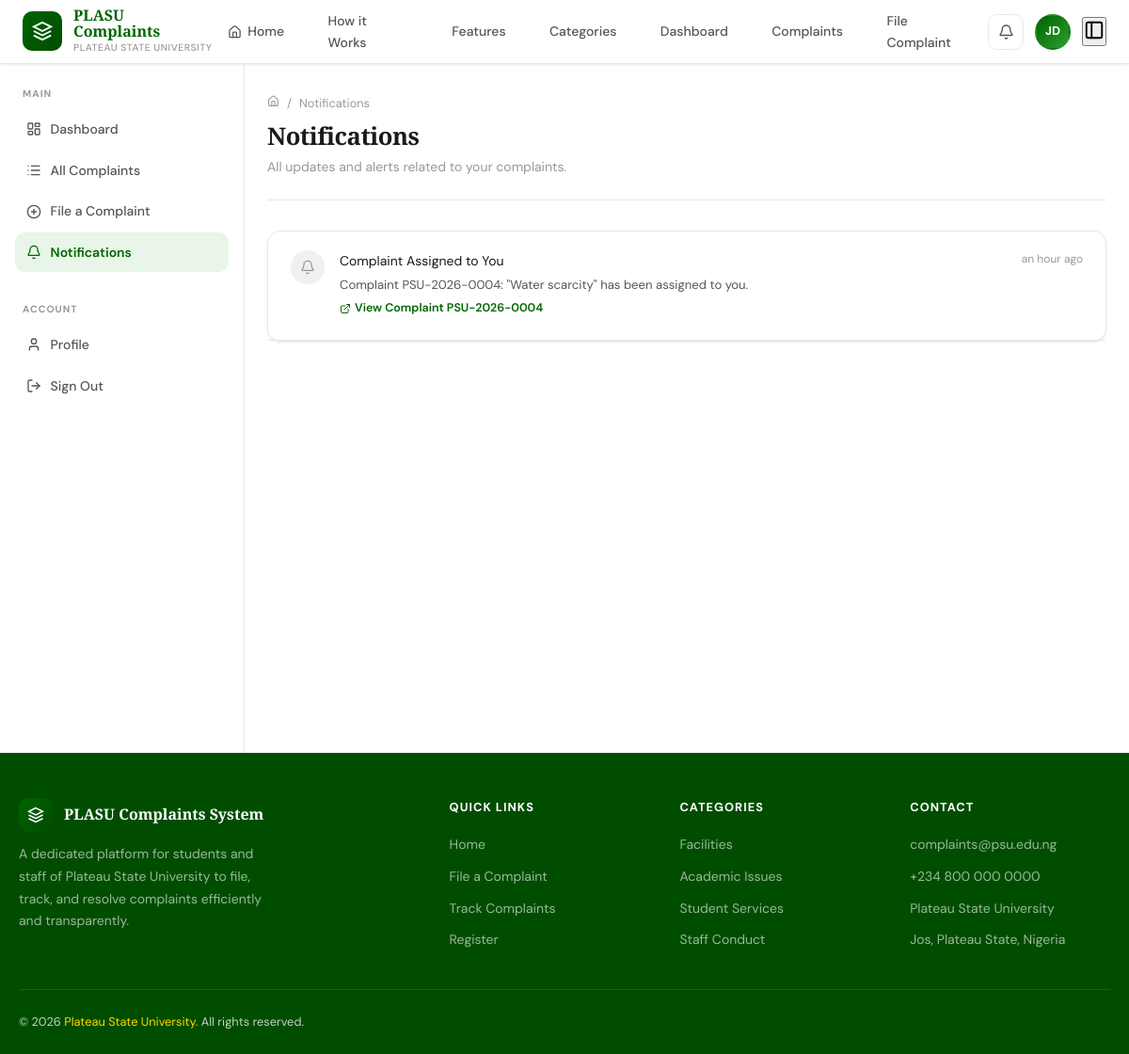
The app's page /notifications/ (signed in) with its own data.
### accounts/models.py (models this page shows, shortened)
class User(AbstractUser):
    ROLE_CHOICES = [
        ('student', 'Student'),
        ('staff', 'Staff'),
        ('admin', 'Administrator'),
    ]
    role = models.CharField(max_length=20, choices=ROLE_CHOICES, default='student')
    matric_number = models.CharField(max_length=20, blank=True, null=True, unique=True)
    staff_id = models.CharField(max_length=20, blank=True, null=True)
    department = models.CharField(max_length=100, blank=True)
    phone_number = models.CharField(max_length=15, blank=True)
    profile_picture = models.ImageField(upload_to='profiles/', blank=True, null=True)
    created_at = models.DateTimeField(auto_now_add=True)
    updated_at = models.DateTimeField(auto_now=True)
    class Meta:
        verbose_name = 'User'
        verbose_name_plural = 'Users'
    @property
    def is_admin_user(self):
        return self.role == 'admin' or self.is_superuser
    def get_initials(self):
        if self.first_name and self.last_name:
            return f"{self.first_name[0]}{self.last_name[0]}".upper()
        return self.username[:2].upper()

### complaints/models.py (models this page shows, shortened)
class Notification(models.Model):
    user = models.ForeignKey(settings.AUTH_USER_MODEL, on_delete=models.CASCADE, related_name='notifications')
    complaint = models.ForeignKey(Complaint, on_delete=models.CASCADE, null=True, blank=True)
    title = models.CharField(max_length=200)
    message = models.TextField()
    is_read = models.BooleanField(default=False)
    created_at = models.DateTimeField(auto_now_add=True)
    class Meta:
        ordering = ['-created_at']

class Complaint(models.Model):
    STATUS_CHOICES = [
        ('pending', 'Pending'),
        ('under_review', 'Under Review'),
        ('in_progress', 'In Progress'),
        ('resolved', 'Resolved'),
        ('closed', 'Closed'),
        ('rejected', 'Rejected'),
    ]
    PRIORITY_CHOICES = [
        ('low', 'Low'),
        ('medium', 'Medium'),
        ('high', 'High'),
        ('urgent', 'Urgent'),
    ]
    complaint_id = models.CharField(max_length=20, unique=True, editable=False)
    title = models.CharField(max_length=200)
    description = models.TextField()
    category = models.ForeignKey(Category, on_delete=models.SET_NULL, null=True, related_name='complaints')
    status = models.CharField(max_length=20, choices=STATUS_CHOICES, default='pending')
    priority = models.CharField(max_length=10, choices=PRIORITY_CHOICES, default='medium')
    submitted_by = models.ForeignKey(settings.AUTH_USER_MODEL, on_delete=models.CASCADE, related_name='complaints')
    assigned_to = models.ForeignKey(settings.AUTH_USER_MODEL, on_delete=models.SET_NULL, null=True, blank=True, related_name='assigned_complaints')
    location = models.CharField(max_length=200, blank=True, help_text='Where did this issue occur?')
    is_anonymous = models.BooleanField(default=False)
    created_at = models.DateTimeField(auto_now_add=True)
    updated_at = models.DateTimeField(auto_now=True)
    resolved_at = models.DateTimeField(null=True, blank=True)
    expected_resolution_date = models.DateField(null=True, blank=True)
    class Meta:
        ordering = ['-created_at']

### complaints/views.py (the view)
# urls.py: path('notifications/', views.notifications, name='notifications'),
@login_required
def notifications(request):
    notifs = Notification.objects.filter(user=request.user).order_by('-created_at')
    notifs.filter(is_read=False).update(is_read=True)
    paginator = Paginator(notifs, 15)
    page_obj = paginator.get_page(request.GET.get('page'))
    return render(request, 'complaints/notifications.html', {'page_obj': page_obj})

### psu_complaints/context_processors.py (called while the page is built)
def notifications_context(request):
    if request.user.is_authenticated:
        unread_notifications = Notification.objects.filter(
            user=request.user, is_read=False
        ).count()
        return {'unread_notifications': unread_notifications}
    return {'unread_notifications': 0}

### templates/complaints/notifications.html (shortened to what this page needs)
{% extends "base/base.html" %}
{% load static humanize %}
{% block content %}
<div class="page-header">
  <div class="page-header-inner">
    <div>
      <div class="breadcrumb">
        <a href="{% url 'dashboard' %}"><i data-lucide="home" width="13" height="13"></i></a>
        <span>/</span><span>Notifications</span>
      </div>
      <h1 class="page-title">Notifications</h1>
      <p class="page-desc">All updates and alerts related to your complaints.</p>
    </div>
  </div>
</div>
{% if page_obj.object_list %}
<div class="card" style="padding:0;">
  {% for notif in page_obj %}
  <div class="notif-item" data-notif-id="{{ notif.pk }}" {% if not notif.is_read %}data-read=""{% else %}data-read="true"{% endif %}
    style="display:flex;align-items:flex-start;gap:1rem;padding:1.25rem 1.5rem;border-bottom:1px solid var(--border);{% if not notif.is_read %}background:var(--green-50);{% endif %}transition:background 0.2s;cursor:default;">
    <div style="width:36px;height:36px;border-radius:50%;background:{% if not notif.is_read %}var(--green-100){% else %}var(--grey-100){% endif %};display:flex;align-items:center;justify-content:center;flex-shrink:0;color:{% if not notif.is_read %}var(--primary){% else %}var(--grey-400){% endif %};">
      <i data-lucide="bell" width="16" height="16"></i>
    </div>
    <div style="flex:1;min-width:0;">
      <div style="display:flex;justify-content:space-between;align-items:flex-start;gap:1rem;flex-wrap:wrap;">
        <div style="font-size:0.875rem;font-weight:{% if not notif.is_read %}600{% else %}400{% endif %};color:var(--grey-800);">
          {{ notif.title }}
        </div>
        <span class="text-xs text-muted" style="white-space:nowrap;">{{ notif.created_at|naturaltime }}</span>
      </div>
      <p style="font-size:0.82rem;color:var(--text-secondary);margin-top:0.25rem;line-height:1.5;">{{ notif.message }}</p>
      {% if notif.complaint %}
      <a href="{% url 'complaint_detail' notif.complaint.pk %}" style="font-size:0.78rem;color:var(--primary);font-weight:600;margin-top:0.35rem;display:inline-flex;align-items:center;gap:0.25rem;">
        <i data-lucide="external-link" width="12" height="12"></i>
        View Complaint {{ notif.complaint.complaint_id }}
      </a>
      {% endif %}
    </div>
  </div>
  {% endfor %}
</div>
{% endif %}
{% endblock %}

### templates/base/base.html (shortened to what this page needs)
{% load static %}
<!DOCTYPE html>
<html lang="en">
<head>
  <link rel="stylesheet" href="{% static 'css/main.css' %}">
</head>
<body>
<nav class="navbar">
  <div class="navbar-inner">
    <a href="{% url 'home' %}" class="navbar-brand">
      <div class="brand-logo">
        <svg width="22" height="22" viewBox="0 0 24 24" fill="none" stroke="currentColor" stroke-width="2">
          <path d="M12 2L2 7l10 5 10-5-10-5z"/>
          <path d="M2 17l10 5 10-5"/>
          <path d="M2 12l10 5 10-5"/>
        </svg>
      </div>
      <div class="brand-text">
        <span class="brand-name">PLASU Complaints</span>
        <span class="brand-sub">Plateau State University</span>
      </div>
    </a>
    <ul class="navbar-nav" id="mobileMenu">
  <li><a href="{% url 'home' %}">
    <i data-lucide="home" width="15"></i> Home
  </a></li>
  <li><a href="{% url 'home' %}#how-it-works">How it Works</a></li>
  <li><a href="{% url 'home' %}#features">Features</a></li>
  <li><a href="{% url 'home' %}#categories">Categories</a></li>
  {% if user.is_authenticated %}
  <li><a href="{% url 'dashboard' %}">Dashboard</a></li>
  <li><a href="{% url 'complaint_list' %}">Complaints</a></li>
  <li><a href="{% url 'file_complaint' %}">File Complaint</a></li>
  {% endif %}
</ul>
    <div class="navbar-actions">
      {% if user.is_authenticated %}
      <a href="{% url 'notifications' %}" class="nav-icon-btn">
        <i data-lucide="bell" width="17"></i>
      </a>
      <div class="user-menu">
        <div class="user-avatar">{{ user.get_initials }}</div>
      </div>
      {% else %}
      <a href="{% url 'login' %}" class="btn btn-ghost btn-sm">Sign In</a> <a href="{% url 'register' %}" class="btn btn-primary btn-sm">Register</a>
      {% endif %}
 {% if user.is_authenticated %}
  <button class="mobile-sidebar-btn" aria-label="Toggle sidebar">
    <i data-lucide="panel-left" width="22"></i>
  </button>
  {% endif %}
    </div>
  </div>
</nav>
{% block full_content %}
<div class="page-layout">
  {% block sidebar %}
  {% if user.is_authenticated %}
  <aside class="sidebar">
    <div class="sidebar-section">
      <div class="sidebar-label">Main</div>
      <ul class="sidebar-nav">
        <li><a href="{% url 'dashboard' %}">
          <i data-lucide="layout-dashboard" width="16" height="16"></i> Dashboard
        </a></li>
        <li><a href="{% url 'complaint_list' %}">
          <i data-lucide="list" width="16" height="16"></i> All Complaints
        </a></li>
        <li><a href="{% url 'file_complaint' %}">
          <i data-lucide="plus-circle" width="16" height="16"></i> File a Complaint
        </a></li>
        <li><a href="{% url 'notifications' %}">
          <i data-lucide="bell" width="16" height="16"></i> Notifications
        </a></li>
      </ul>
    </div>
    <div class="sidebar-section">
      <div class="sidebar-label">Account</div>
      <ul class="sidebar-nav">
        <li><a href="{% url 'profile' %}">
          <i data-lucide="user" width="16" height="16"></i> Profile
        </a></li>
        <li><a href="{% url 'logout' %}">
          <i data-lucide="log-out" width="16" height="16"></i> Sign Out
        </a></li>
      </ul>
    </div>
  </aside>
  {% endif %}
  {% endblock %}
  <main class="main-content">
    {% block content %}{% endblock %}
  </main>
</div>
{% endblock %}
{% block footer %}
<footer class="footer">
  <div class="container">
    <div class="footer-grid">
      <div class="footer-brand">
        <div style="display:flex;align-items:center;gap:0.75rem;margin-bottom:0.75rem;">
          <div class="brand-logo" style="width:36px;height:36px;">
            <svg width="18" height="18" viewBox="0 0 24 24" fill="none" stroke="currentColor" stroke-width="2">
              <path d="M12 2L2 7l10 5 10-5-10-5z"/>
              <path d="M2 17l10 5 10-5"/>
              <path d="M2 12l10 5 10-5"/>
            </svg>
          </div>
          <span style="color:white;font-family:var(--font-display);font-weight:700;font-size:1rem;">PLASU Complaints System</span>
        </div>
        <p>A dedicated platform for students and staff of Plateau State University to file, track, and resolve complaints efficiently and transparently.</p>
      </div>
      <div>
        <div class="footer-heading">Quick Links</div>
        <ul class="footer-links">
          <li><a href="{% url 'home' %}">Home</a></li>
          <li><a href="{% url 'file_complaint' %}">File a Complaint</a></li>
          <li><a href="{% url 'complaint_list' %}">Track Complaints</a></li>
          <li><a href="{% url 'register' %}">Register</a></li>
        </ul>
      </div>
      <div>
        <div class="footer-heading">Categories</div>
        <ul class="footer-links">
          <li><a href="#">Facilities</a></li>
          <li><a href="#">Academic Issues</a></li>
          <li><a href="#">Student Services</a></li>
          <li><a href="#">Staff Conduct</a></li>
        </ul>
      </div>
      <div>
        <div class="footer-heading">Contact</div>
        <ul class="footer-links">
          <li><a href="mailto:complaints@psu.edu.ng">complaints@psu.edu.ng</a></li>
          <li><a href="tel:+2348000000000">+234 800 000 0000</a></li>
          <li><a href="#">Plateau State University</a></li>
          <li><a href="#">Jos, Plateau State, Nigeria</a></li>
        </ul>
      </div>
    </div>
    <div class="footer-bottom">
      <span>&copy; {% now "Y" %} <span class="footer-accent">Plateau State University</span>. All rights reserved.</span>
    </div>
  </div>
</footer>
{% endblock %}
</body>
</html>

### records on screen
User: get_initials "JD"
Notification: title "Complaint Assigned to You", created_at "an hour ago", message "Complaint PSU-2026-0004: \"Water scarcity\" has been assigned to you.", complaint.complaint_id "PSU-2026-0004"
